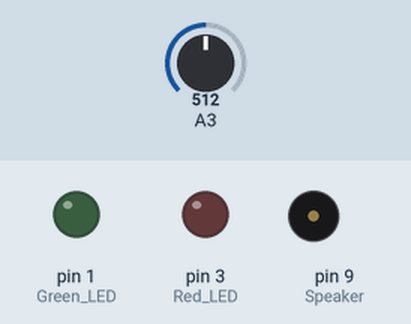
Recording of a sketch running on a simulated Arduino Uno, built with avr-gcc and run on an emulated ATmega328P. Shown: output pins drawn as LEDs (lit = HIGH), buzzer (waves = sounding, pin HIGH). Inputs (shaded band) come from the test bench; at power-on: A3 = 512.

Above: at 1.2 s.
1.3 s: A3 set to 716
Timing chart, 0 to 4.3 s (numbered marks = the images above; inputs shaded):
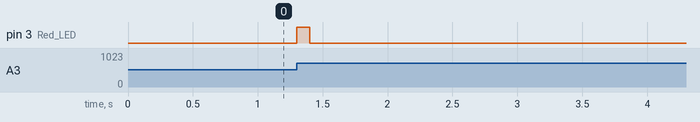

The sketch:

pot_test.ino
```cpp
void setup() {
  // put your setup code here, to run once:
  // Power inputs
  pinMode(8, INPUT);    // Push Button
  pinMode(7, INPUT);    // Mic

  // Game outputs
  pinMode(9, OUTPUT);   // Speaker
  pinMode(1, OUTPUT);   // Green LED
  pinMode(3, OUTPUT);   // Red LED
}

void loop() {
  // put your main code here, to run repeatedly:

  int initial_val = analogRead(3);
  int new_val;
  do{
    new_val = analogRead(3);
    digitalWrite(3,LOW);
  }while(new_val < initial_val+100 && new_val > initial_val-100);

  digitalWrite(3, HIGH);
  delay(100);
}
```

Measured:
- after the input at 1.3 s, pin 3 (Red_LED): LOW → HIGH at once, → LOW 0.10 s later
